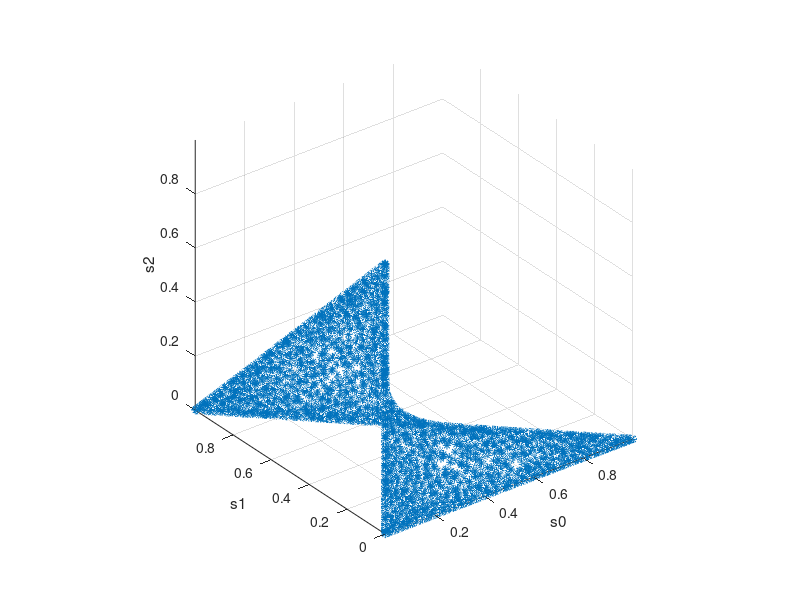
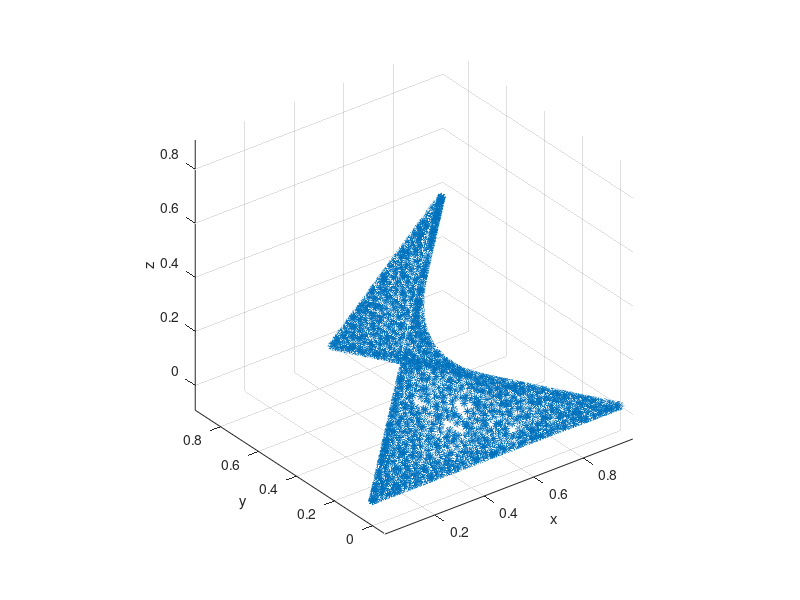

The MATLAB script that drew these images, in order: (Note: this script raises an error after producing the figures.)
%% Study 3-D Blackwell Measure.
clc;clear;
addpath('codes/polar/GA/');

P = 1;                  % The constellation power is 2P.
A = sqrt(P);            % Amplitude on I or Q.

A0 = A*[1,1];
A1 = A*[-1,1];
A2 = A*[-1,-1];
A3 = A*[1, -1];

Esn0 = 1.5;             % unit: dB

% sigma = 0.8;
sigma = A * (10^(-Esn0/20));


%% Do QPSK sampling.
N_sample = 10000;
bm_posterior_coord = zeros(N_sample, 3);

for idx = 1:N_sample
    b0 = rand() > 0.5;
    b1 = rand() > 0.5;
    
    noise = sigma*randn([1,2]);
    y = (1-2*[b0, b1]) + noise;
    r0 = norm(y-A0);
    r1 = norm(y-A1);
    r2 = norm(y-A2);
    r3 = norm(y-A3);
    
    s0 = exp(-r0^2/(2*sigma^2));
    s1 = exp(-r1^2/(2*sigma^2));
    s2 = exp(-r2^2/(2*sigma^2));
    s3 = exp(-r3^2/(2*sigma^2));
    
    s = sum([s0, s1, s2, s3]);
    s0 = s0 / s;
    s1 = s1 / s;
    s2 = s2 / s;
    s3 = s3 / s;
    
    bm_posterior_coord(idx, :) = [s0, s1, s2];
end

scatter3(bm_posterior_coord(:,1), bm_posterior_coord(:,2), bm_posterior_coord(:,3), '*');
xlabel('s0'); ylabel('s1'); zlabel('s2');
axis equal;

% Tetrahedron Representation.
% symbols: [A0, A1, A2, A3].
% bit mapping: [b0b1] = [00, 10, 01, 11].
% Posterioiri proba: [s0, s1, s2, s3].
% [s0, s1, s2] in use.
v0 = [1, 0, 0];
v1 = [0.5, sqrt(3)/2, 0];
v2 = [0.5, 0.5/sqrt(3), sqrt(6)/3];

bm_display_coord = zeros(size(bm_posterior_coord));
for idx = 1:N_sample
    s0 = bm_posterior_coord(idx, 1);
    s1 = bm_posterior_coord(idx, 2);
    s2 = bm_posterior_coord(idx, 3);
    bm_display_coord(idx, :) = s0 * v0 + s1 * v1 + s2 * v2;
end

figure(2);
scatter3(bm_display_coord(:,1), bm_display_coord(:,2), bm_display_coord(:,3), '*');
xlabel('x'); ylabel('y'); zlabel('z');
axis equal;

%% Calculate the exact Blackwell Measure for QPSK-AWGN channel.
N_bins_each_dim = 32;
bin_centers = linspace(0, 1, N_bins_each_dim);
% index of the bins: 1 ~ N_bins_each_dim.
% index0 + index1 <= N + 1.
bm_dist = zeros(N_bins_each_dim, N_bins_each_dim, N_bins_each_dim);

% Enumerate all the bins: use the following code:
% for idx0 = 1:N_bins_each_dim
%     for idx1 = 1:(N_bins_each_dim+1-idx0)
%         for idx2 = 1:(N_bins_each_dim+2-idx0-idx1)
%             s0 = bin_centers(idx0);
%             s1 = bin_centers(idx1);
%             s2 = bin_centers(idx2);
%             s3 = 1-s0-s1-s2;
%             
%         end
%     end
% end

Nb = 2000;
p = 1/Nb;

proba_bins = linspace(0,1,Nb+1);
confidence_bounds = zeros(2, Nb);
expected_value = zeros(1, Nb);
confidence_bounds(1, 1) = -Inf;
confidence_bounds(2, Nb) = +Inf;

for idx = 1:Nb-1
    t = norminv(proba_bins(idx+1));
    confidence_bounds(1, idx+1) = t;
    confidence_bounds(2, idx) = t;
end

for idx = 1:Nb
    L = confidence_bounds(1, idx);
    U = confidence_bounds(2, idx);
    if L == -Inf
        E = -1/sqrt(2*pi)*exp(-0.5*U^2);
    elseif U == +Inf
        E = 1/sqrt(2*pi)*exp(-0.5*L^2);
    else
        E = -1/sqrt(2*pi)*(exp(-0.5*U^2)-exp(-0.5*L^2));
    end
    expected_value(idx) = E/p;
end

% Calculate the QPSK BM.
for idx_i = 1:Nb
    for idx_q = 1:Nb
        Ei = A + sigma * expected_value(idx_i);
        Eq = A + sigma * expected_value(idx_q);

        y = [Ei, Eq];                   % Received signal.
        r0 = norm(y-A0);
        r1 = norm(y-A1);
        r2 = norm(y-A2);
        r3 = norm(y-A3);

        s0 = exp(-r0^2/(2*sigma^2));
        s1 = exp(-r1^2/(2*sigma^2));
        s2 = exp(-r2^2/(2*sigma^2));
        s3 = exp(-r3^2/(2*sigma^2));

        s = sum([s0, s1, s2, s3]);
        s0 = s0 / s;
        s1 = s1 / s;
        s2 = s2 / s;
        s3 = s3 / s;
       
        [idx0, idx1, idx2, idx3] = convert_dist_into_index([s0, s1, s2, s3], N_bins_each_dim);
        
        bm_dist(idx0, idx1, idx2) = bm_dist(idx0, idx1, idx2) + (p^2)/4;
        bm_dist(idx1, idx2, idx3) = bm_dist(idx1, idx0, idx3) + (p^2)/4;
        bm_dist(idx2, idx3, idx0) = bm_dist(idx2, idx3, idx0) + (p^2)/4;
        bm_dist(idx3, idx0, idx1) = bm_dist(idx3, idx2, idx1) + (p^2)/4;
    end
end

%% Display bm_dist using 3D density plot...
I_theoretical = log2(1+(A/sigma)^2);            % Maximum value achievable.
fprintf('Theoretical AWGNC Gaussian-input I = %f bits/ch.use\n', I_theoretical);

I_QPSK = 2*Capacity_Binary_AWGN(A, sigma);
fprintf('Theoretical QPSK channel I = %f bits/ch.use\n', I_QPSK);

I = get_I_4D(bm_dist, bin_centers);
fprintf('BM I = %f bits\n\n', I);

% Decomposition: Decompose into 4-ary symmetric channels and evaluate the
% capacity.
bm_dist_visited = false(N_bins_each_dim,N_bins_each_dim,N_bins_each_dim);
I = 0;
total_mass = 0;

for idx0 = 1:N_bins_each_dim
    for idx1 = 1:(N_bins_each_dim+1-idx0)
        for idx2 = 1:(N_bins_each_dim+2-idx0-idx1)
            idx3 = N_bins_each_dim+3-idx0-idx1-idx2;
            
            b0 = bm_dist_visited(idx0, idx1, idx2);
            b1 = bm_dist_visited(idx1, idx0, idx3);
            b2 = bm_dist_visited(idx2, idx3, idx0);
            b3 = bm_dist_visited(idx3, idx2, idx1);
            if any([b0,b1,b2,b3])
                assert(all([b0,b1,b2,b3]));
                continue;
            end
            
            t0 = bm_dist(idx0, idx1, idx2);
            t1 = bm_dist(idx1, idx0, idx3);
            t2 = bm_dist(idx2, idx3, idx0);
            t3 = bm_dist(idx3, idx2, idx1);
            
            bm_dist_visited(idx0, idx1, idx2)=true;
            bm_dist_visited(idx1, idx0, idx3)=true;
            bm_dist_visited(idx2, idx3, idx0)=true;
            bm_dist_visited(idx3, idx2, idx1)=true;
           
            proba = t0+t1+t2+t3;
            if proba == 0
                continue;
            end
            
            Iq = 2;
            p = [bin_centers(idx0), bin_centers(idx1),bin_centers(idx2),bin_centers(idx3)].';
            for k = 1:4
                if p(k) > 0
                    Iq = Iq + p(k)*log2(p(k));
                end
            end
            I = I + Iq * proba;
            total_mass = total_mass + proba;
        end
    end
end


%% Plot!
plot_BM(bm_dist, bin_centers);




